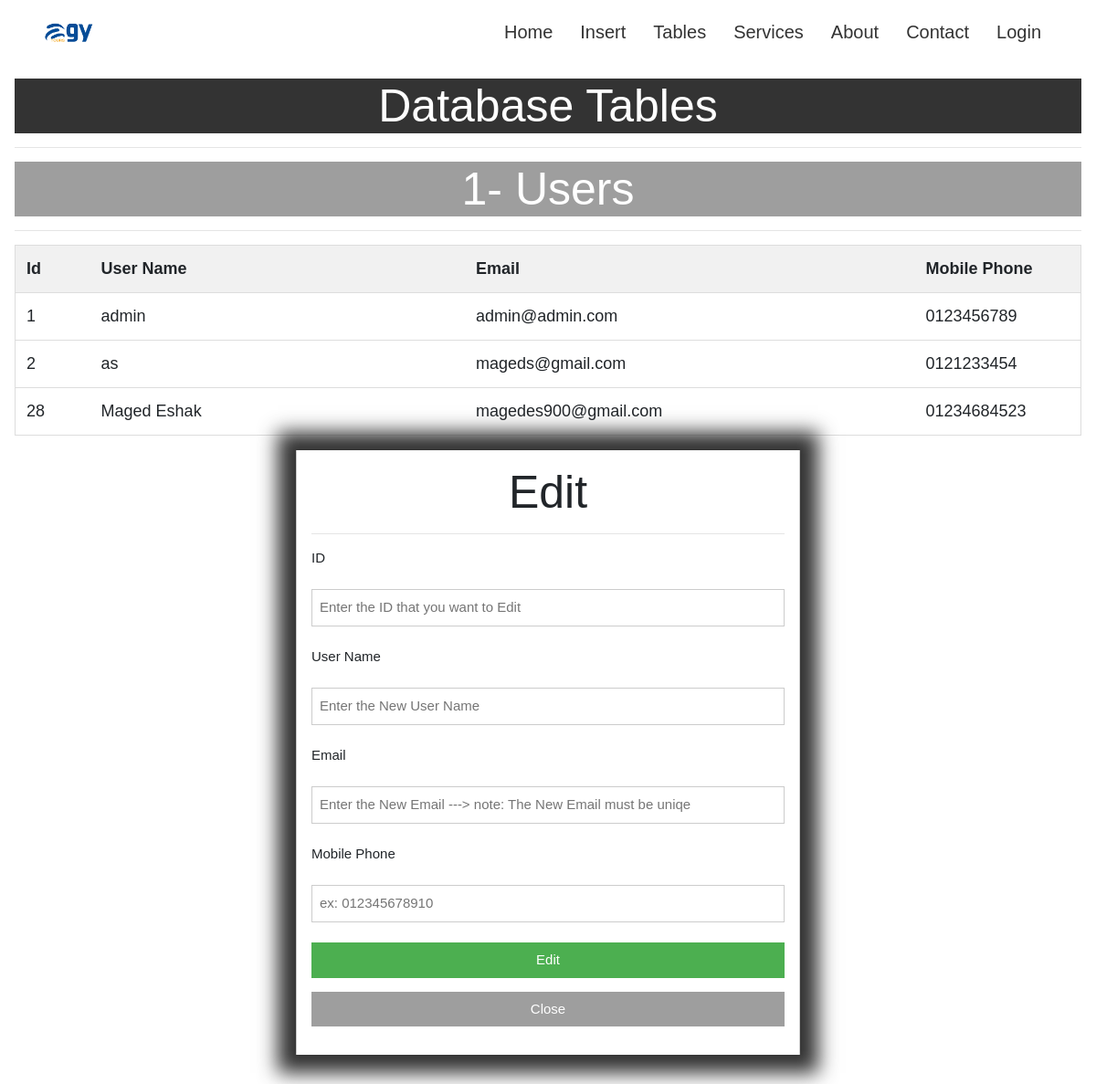
Screenshot of /admin/tables/users/edit_user.php with the database file from the repository.
### tables this page shows
CREATE TABLE `users` (
  `id` int(11) NOT NULL,
  `name` varchar(30) NOT NULL,
  `email` varchar(50) NOT NULL,
  `phone` varchar(50) NOT NULL,
  `password` varchar(30) NOT NULL
);

### admin/tables/users/edit_user.php (the view, shortened to what this page needs)
<?php
include('../../../database/connection.php');
$user_sql = "SELECT * FROM users";
$user_result = $connection->query($user_sql);
?>
<!DOCTYPE html>
<html>
<head>
    <link rel="stylesheet" href="../../../css/w3.css">
    <link rel="stylesheet" href="../../../css/leon.css" />
</head>
<body>
    <div class="header">
        <div class="container">
            <a href="../../../Home.php"><img class="logo" src="../../../photos/egy.png" alt="" /></a>
            <div class="links">
                <ul>
                    <li><a href="../../../Home.php">Home</a></li>
                    <li><a href="../../Insert_In.php">Insert</a></li>
                    <li><a href="../../tabels.php">Tables</a></li>
                    <li><a href="../../../services.php">Services</a></li>
                    <li><a href="../../../about.php">About</a></li>
                    <li><a href="../../../contactus.php">Contact</a></li>
                    <li><a href="../../../login/login.php">Login</a></li>
                </ul>
            </div>
        </div>
    </div>
    <div class="w3-container w3-display-container w3-padding-16">
        <h1 style="background-color:#333; color: #fff; text-align: center;font-size: 50px;">Database Tables</h1>
        <hr>
        <h3 style="text-align: center;font-size: 50px; background-color:#9e9e9e; color: #fff;">1- Users</h3>
        <hr>
        <table id="myTable">
            <tr class="header">
                <th style="width:5%;">Id</th>
                <th style="width:25%;">User Name</th>
                <th style="width:30%;">Email</th>
                <th style="width:10%;">Mobile Phone</th>
            </tr>
            <?php foreach ($user_result as $user_key) { ?>
            <tr>
                <td><?php echo $user_key['id'] ?></td>
                <td><?php echo $user_key['name'] ?></td>
                <td><?php echo $user_key['email'] ?></td>
                <td><?php echo $user_key['phone'] ?></td>
            </tr>
            <?php } ?>
        </table>
        <div class="w3-container w3-display-container w3-padding-16" style="width: 50%; position: relative; left: 25%;">
            <div class="w3-content w3-border-left w3-border-right w3-container w3-display-container w3-padding-16"
                style="position: relative; box-shadow: 0px 0px 20px 20px #333;">
                <h3 style="text-align: center;font-size: 50px;">Edit</h3>
                <hr>
                <form action="../../../database/edit.php" method="POST">
                    <p><label> ID</label></p>
                    <input class="w3-input w3-border" type="number" placeholder="Enter the ID that you want to Edit"
                        name="user_id"><br>
                    <p><label> User Name</label></p>
                    <input class="w3-input w3-border" type="text" placeholder="Enter the New User Name"
                        name="user_name"><br>
                    <p><label> Email</label></p>
                    <input class="w3-input w3-border" type="email"
                        placeholder="Enter the New Email ---> note: The New Email must be uniqe" name="user_email"><br>
                    <p><label> Mobile Phone</label></p>
                    <input class="w3-input w3-border" type="text" maxlength="11" placeholder="ex: 012345678910"
                        placeholder="Enter the New Mobile Phone" name="user_phone"><br>
                    <p><button class="w3-button w3-green " style="width: 100%;" type="submit"
                            name="edit_user">Edit</button>
                    </p>
                    <p><button class="w3-button w3-gray"
                            style="width: 100%; text-decoration:none; color: #fff!important; "
                            name="Close">Close</button>
                    </p>
                </form>
            </div>
        </div>
    </div>
</body>
</html>

### css/leon.css (style rules this page uses)
:root { --main-color: #10cab7; --secondary-color: #2c4755; --section-padding: 60px; --section-background: #f6f6f6; --main-duration: 0.5s; }
* { -webkit-box-sizing: border-box; -moz-box-sizing: border-box; box-sizing: border-box; }
html { scroll-behavior: smooth; }
body { font-family: "Work Sans", sans-serif; }
.container { padding-left: 15px; padding-right: 15px; margin-left: auto; margin-right: auto; }
@media (min-width: 768px) { .container { width: 750px; } }
@media (min-width: 992px) { .container { width: 970px; } }
@media (min-width: 1200px) { .container { width: 1170px; } }
.header { padding: 5px; }
.header .container { display: flex; justify-content: space-between; align-items: center; }
.header .logo { width: 60px; }
.header .links { position: relative; }
.header .links ul { list-style: none; margin: 0; padding: 0; color: #000; position: relative; float: left; font-size: 20px; right: 0; min-width: 200px; top: calc(100% + 15px); display: inline-flex; z-index: 1; flex-direction: row; flex-wrap: nowrap; justify-content: space-around; align-items: center; }
.header .links ul li a { display: block; padding: 15px; text-decoration: none; color: #333; transition: var(--main-duration); }

### admin/tables/users/edit_user.php (style rules this page uses)
body, h1, h2, h3, h4, h5, h6 { font-family: "Raleway", Arial, Helvetica, sans-serif }
#myTable { border-collapse: collapse; width: 100%; border: 1px solid #ddd; font-size: 18px; }
#myTable th, #myTable td { text-align: left; padding: 12px; }
#myTable tr { border-bottom: 1px solid #ddd; }
#myTable tr.header, #myTable tr:hover { background-color: #f1f1f1; }

### rows the page displays
users: id "1", name "admin", email "admin@admin.com", phone "0123456789"
users: id "2", name "as", email "mageds@gmail.com", phone "0121233454"
users: id "28", name "Maged Eshak", email "magedes900@gmail.com", phone "01234684523"
